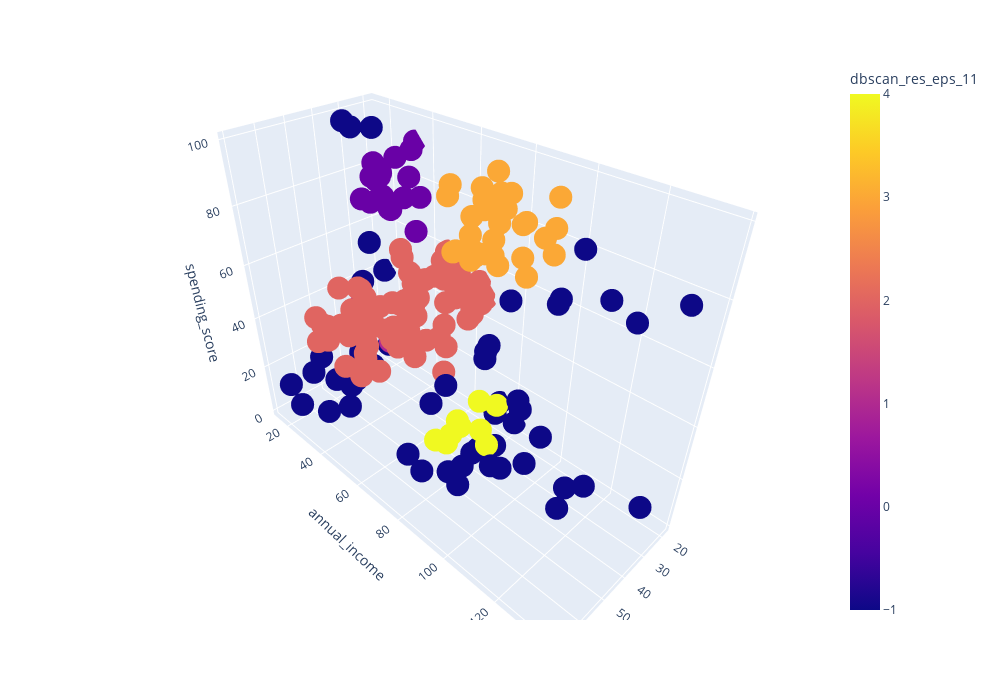

Notebook source saved alongside this figure:
### Code cell
# Импортируем DBSCAN-кластеризацию
from sklearn.cluster import DBSCAN

#запускаем кластеризацию на наших данных
clustering = DBSCAN(eps =11).fit_predict(X)
df['dbscan_res_eps_11'] = clustering

get_3d_visualization(df, 'dbscan_res_eps_11')

### Figure 1 — Plotly figure (JSON) as saved in the notebook; plotly's stock layout.template omitted (floating-point values rounded to 4 significant figures; data arrays with more than 128 entries replaced by an {"elided": "..."} marker saying what was removed)
{"data": [{"hovertemplate": "age=%{x}<br>annual_income=%{y}<br>spending_score=%{z}<br>dbscan_res_eps_11=%{marker.color}<extra></extra>", "legendgroup": "", "marker": {"color": {"elided": "200 int values"}, "coloraxis": "coloraxis", "symbol": "circle"}, "mode": "markers", "name": "", "scene": "scene", "showlegend": false, "type": "scatter3d", "x": {"elided": "200 int values"}, "y": {"elided": "200 int values"}, "z": {"elided": "200 int values"}}], "layout": {"coloraxis": {"colorbar": {"title": {"text": "dbscan_res_eps_11"}}, "colorscale": [[0, "#0d0887"], [0.1111, "#46039f"], [0.2222, "#7201a8"], [0.3333, "#9c179e"], [0.4444, "#bd3786"], [0.5556, "#d8576b"], [0.6667, "#ed7953"], [0.7778, "#fb9f3a"], [0.8889, "#fdca26"], [1, "#f0f921"]]}, "height": 700, "legend": {"tracegroupgap": 0}, "margin": {"t": 60}, "scene": {"domain": {"x": [0, 1], "y": [0, 1]}, "xaxis": {"title": {"text": "age"}}, "yaxis": {"title": {"text": "annual_income"}}, "zaxis": {"title": {"text": "spending_score"}}}, "width": 1000}}
